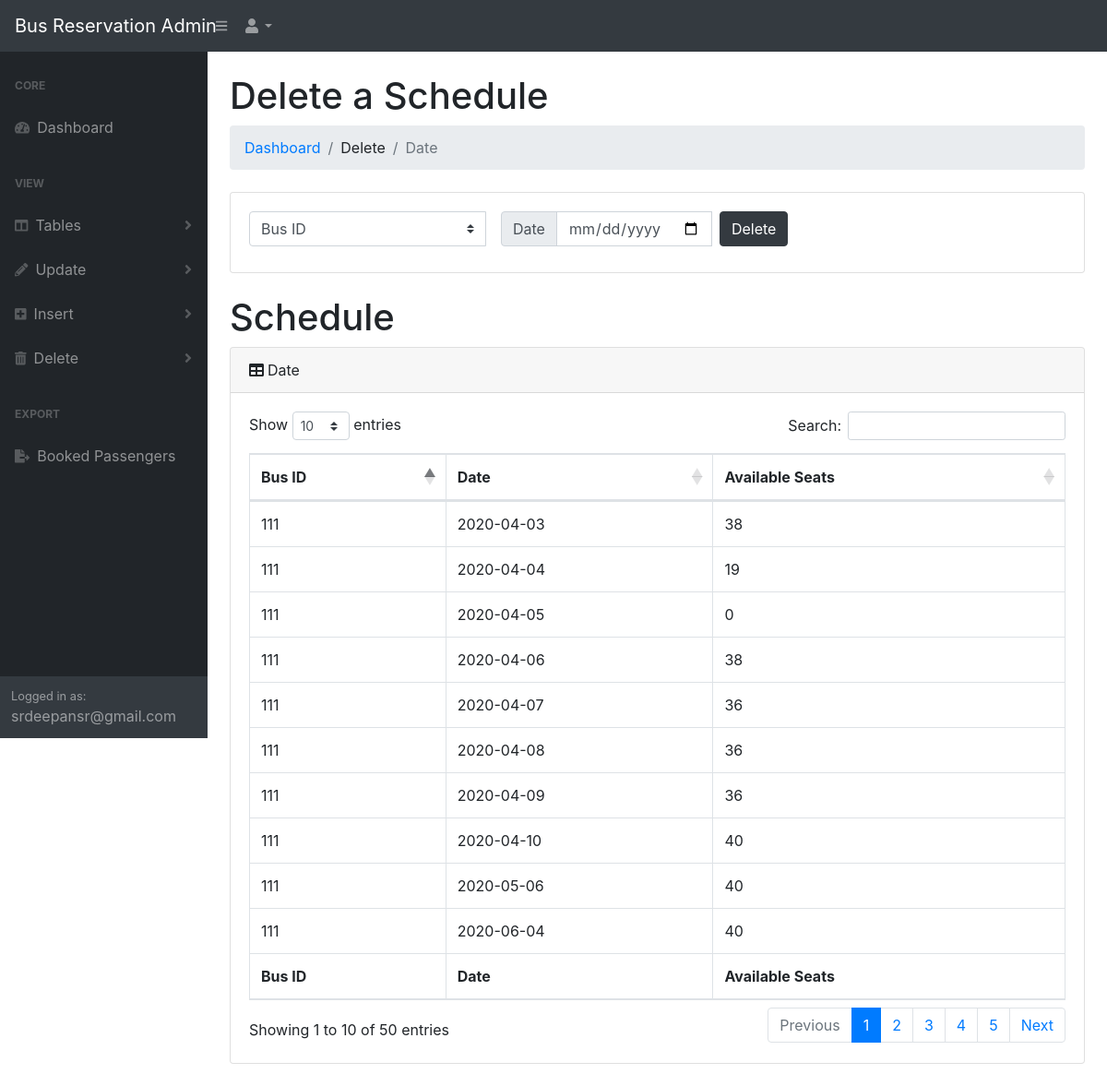
The app's page /admin/dist/datedel.php (signed in) with its own data.
### tables this page shows
CREATE TABLE `date` (
  `id` int(100) NOT NULL,
  `bus_id` varchar(30) NOT NULL,
  `date_` varchar(30) NOT NULL,
  `available_seats` int(30) DEFAULT NULL
);

### admin/dist/datedel.php (the view, shortened to what this page needs)
<!DOCTYPE html>
<html lang="en">
    <head>
        <link href="css/styles.css" rel="stylesheet" />
        <link href="https://cdn.datatables.net/1.10.20/css/dataTables.bootstrap4.min.css" rel="stylesheet" />
    </head>
    <body class="sb-nav-fixed">
        <nav class="sb-topnav navbar navbar-expand navbar-dark bg-dark">
            <a class="navbar-brand" href="bookingv.php
">Bus Reservation Admin</a><button class="btn btn-link btn-sm order-1 order-lg-0" id="sidebarToggle" href="#"><i class="fas fa-bars"></i></button
            >
            <ul class="navbar-nav ml-auto ml-md-0">
                <li class="nav-item dropdown">
                    <a class="nav-link dropdown-toggle" id="userDropdown" href="#" role="button" data-toggle="dropdown" aria-haspopup="true" aria-expanded="false"><i class="fas fa-user fa-fw"></i></a>
                </li>
            </ul>
        </nav>
        <div id="layoutSidenav">
            <div id="layoutSidenav_nav">
                <nav class="sb-sidenav accordion sb-sidenav-dark" id="sidenavAccordion">
                    <div class="sb-sidenav-menu">
                        <div class="nav">
                            <div class="sb-sidenav-menu-heading">Core</div>
                            <a class="nav-link" href="bookingv.php
"
                                ><div class="sb-nav-link-icon"><i class="fas fa-tachometer-alt"></i></div>
                                Dashboard
                            </a>
                            <div class="sb-sidenav-menu-heading">View</div>
                            <a class="nav-link collapsed" href="#" data-toggle="collapse" data-target="#collapseLayouts" aria-expanded="false" aria-controls="collapseLayouts">
                                <div class="sb-nav-link-icon"><i class="fas fa-columns"></i></div>
                                Tables
                                <div class="sb-sidenav-collapse-arrow"><i class="fas fa-angle-down"></i></div>
                            </a>
                            <a class="nav-link collapsed" href="#" data-toggle="collapse" data-target="#collapsePages" aria-expanded="false" aria-controls="collapsePages"
                                ><div class="sb-nav-link-icon"><i class="fas fa-pencil-alt"></i></div>
                                Update
                                <div class="sb-sidenav-collapse-arrow"><i class="fas fa-angle-down"></i></div
                            ></a>
                            <a class="nav-link collapsed" href="#" data-toggle="collapse" data-target="#collapsePages1" aria-expanded="false" aria-controls="collapsePages">
                                <div class="sb-nav-link-icon"><i class="fas fa-plus-square"></i></div>
                                Insert
                                <div class="sb-sidenav-collapse-arrow"><i class="fas fa-angle-down"></i></div>
                            </a>
                            <a class="nav-link collapsed" href="#" data-toggle="collapse" data-target="#collapsePages11" aria-expanded="false" aria-controls="collapsePages">
                                <div class="sb-nav-link-icon"><i class="fas fa-trash-alt"></i></div>
                                Delete
                                <div class="sb-sidenav-collapse-arrow"><i class="fas fa-angle-down"></i></div>
                            </a>
                            <div class="sb-sidenav-menu-heading">Export</div>
                            <a class="nav-link" href="exporting.php">
                                <div class="sb-nav-link-icon"><i class="fas fa-file-export"></i></div>
                                Booked Passengers</a>
                        </div>
                    </div>
                    <div class="sb-sidenav-footer">
                        <div class="small">Logged in as:</div>
                        <?php echo $_SESSION["emailid"];?>
                    </div>
                </nav>
            </div>
            <div id="layoutSidenav_content">
                <main>
                    <div class="container-fluid">
                    <h1 class="mt-4">Delete a Schedule</h1>
                    <ol class="breadcrumb mb-4">
                            <li class="breadcrumb-item"><a href="bookingv.php
">Dashboard</a></li>
                            <li class="breadcrumb-item">Delete</a></li>
                            <li class="breadcrumb-item active">Date</li>
                        </ol>
                    <div class="card mb-4">
                            <div class="card-body">
                            <form class="form-inline needs-validation" id="fupform" method="POST" novalidate>
                            <div class="input-group mb-2 mr-sm-2">
                            <select class="custom-select mr-sm-2" id="busid" name="busid" required>
                            <option>Bus ID</option>
                            </select>
                                  </div>
                               <div class="input-group mb-2 mr-sm-2">
                                 <div class="input-group-prepend">
                                 <div class="input-group-text">Date</div>
                                 </div>
                               <input type="date" class="form-control" id="date" name="date"  required>
                                  </div>
                                  <button type="submit" id="submit" name= "submit" class="btn btn-dark mb-2">Delete</button>
                       </form>
                            </div>
                        </div>
                        <h1 class="mt-4">Schedule</h1>
                        <div class="card mb-4">
                            <div class="card-header"><i class="fas fa-table mr-1"></i>Date</div>
                            <div class="card-body">
                                <div class="table-responsive">
                                    <table class="table table-bordered" id="dataTable" width="100%" cellspacing="0">
                                        <thead>
                                            <tr>
                                                <th>Bus ID</th>
                                                <th>Date</th>
                                                <th>Available Seats</th>
                                            </tr>
                                        </thead>
                                        <tfoot>
                                            <tr>
                                            <th>Bus ID</th>
                                                <th>Date</th>
                                                <th>Available Seats</th>
                                            </tr>
                                        </tfoot>
                                        <tbody>
                                            <?php
$dbhost = 'localhost';
$dbuser = 'root';
$dbpass = '';
$dbname = 'qTVuzqyMJn';
$conn = mysqli_connect($dbhost, $dbuser, $dbpass, $dbname);
$sql = "SELECT * FROM `date`";
$result = $conn->query($sql);
if ($result->num_rows > 0) {
while($row = $result->fetch_assoc()) {
    echo "<tr>" ;
    echo " <td>".$row["bus_id"]."</td>";
    echo " <td>".$row["date_"]."</td>";
    echo " <td>".$row["available_seats"]."</td></tr>";
}
}
else {
    echo "No Bookings";
}
?>
                                        </tbody>
                                    </table>
                                </div>
                            </div>
                        </div>
                    </div>
                </main>
            </div>
        </div>
    </body>
</html>

### records on screen
date: bus "111", date_ "2020-04-03", available_seats "38"
date: bus "111", date_ "2020-04-04", available_seats "19"
date: bus "111", date_ "2020-04-05", available_seats "0"
date: bus "111", date_ "2020-04-06", available_seats "38"
date: bus "111", date_ "2020-04-07", available_seats "36"
date: bus "111", date_ "2020-04-08", available_seats "36"
date: bus "111", date_ "2020-04-09", available_seats "36"
date: bus "111", date_ "2020-04-10", available_seats "40"
date: bus "111", date_ "2020-05-06", available_seats "40"
date: bus "111", date_ "2020-06-04", available_seats "40"

### other values on screen
$_SESSION["emailid"] "srdeepansr@gmail.com"
